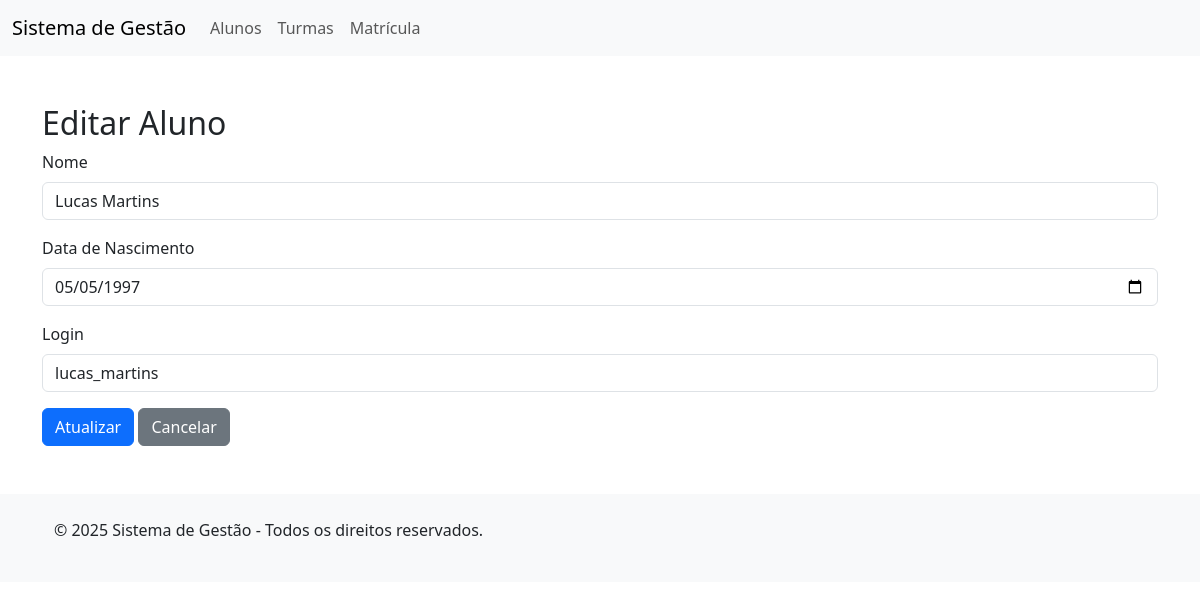
The page /students/edit?id=5 on the database its author committed.
### tables this page shows
CREATE TABLE students (
    id INT PRIMARY KEY AUTO_INCREMENT,
    name VARCHAR(100) NOT NULL,
    birth_date DATE NOT NULL,
    user_login VARCHAR(30) NOT NULL,
    created_at TIMESTAMP DEFAULT CURRENT_TIMESTAMP,
    updated_at TIMESTAMP DEFAULT CURRENT_TIMESTAMP ON UPDATE CURRENT_TIMESTAMP
);

### index.php (called while the page is built, shortened)
<?php
$url = isset($_GET['url']) ? $_GET['url'] : '';
$url = trim($url, '/');
handleRoute($url);

### app/config/Database.php (called while the page is built, shortened)
<?php
class Database
{
    private $connection;
    private function connect()
    {
        $host = 'localhost';
        $dbname = 'alura_fiap';
        $user = 'root';
        $password = '';
        try {
            $dsn = "mysql:host=$host;dbname=$dbname;charset=utf8mb4";
            $options = [
                PDO::ATTR_ERRMODE => PDO::ERRMODE_EXCEPTION,
                PDO::ATTR_DEFAULT_FETCH_MODE => PDO::FETCH_ASSOC,
                PDO::ATTR_EMULATE_PREPARES => false,
            ];
            $this->connection = new PDO($dsn, $user, $password, $options);
        } catch (PDOException $e) {
            error_log("Database connection error: " . $e->getMessage());
            throw new Exception("Database connection failed.");
        }
    }
    public function getConnection()
    {
        return $this->connection;
    }
}
?>

### app/models/Student.php (called while the page is built, shortened)
<?php
require_once(__DIR__ . '/../config/Database.php');
class Student
{
    private $db;
    public function __construct()
    {
        $conn = new Database();
        $this->db = $conn->getConnection();
    }
    public function getById($id)
    {
        try {
            $sql = "SELECT id, name, birth_date, user_login FROM students WHERE id = :id";
            $stmt = $this->db->prepare($sql);
            $stmt->bindValue(':id', $id, PDO::PARAM_INT);
            $stmt->execute();
            return $stmt->fetch(PDO::FETCH_ASSOC);
        } catch (Exception $e) {
            error_log("Erro ao buscar aluno por ID: " . $e->getMessage());
            return null;
        }
    }
}

### app/views/students/create_edit.php (the view, shortened to what this page needs)
<?php
include_once('./app/views/includes/header.php');
$isEditing = isset($student);
?>
<div class="container mt-5">
    <h2><?= $isEditing ? "Editar Aluno" : "Cadastrar Aluno"; ?></h2>
    <form method="POST" action="<?= isset($student) ? "update" : "store"; ?>">
        <div class="mb-3">
            <label for="name" class="form-label">Nome</label>
            <input type="text" class="form-control" id="name" name="name"
                value="<?= $isEditing ? htmlspecialchars($student['name']) : ''; ?>"
                minlength="3" required>
        </div>
        <div class="mb-3">
            <label for="birth_date" class="form-label">Data de Nascimento</label>
            <input type="date" class="form-control" id="birth_date" name="birth_date"
                value="<?= $isEditing ? $student['birth_date'] : ''; ?>" required>
        </div>
        <div class="mb-3">
            <label for="user_login" class="form-label">Login</label>
            <input type="text" class="form-control" id="user_login" name="user_login"
                value="<?= $isEditing ? htmlspecialchars($student['user_login']) : ''; ?>" required>
        </div>
        <button type="submit" class="btn btn-primary"><?= $isEditing ? "Atualizar" : "Cadastrar"; ?></button>
        <a href="/gestao_cursos_alunos/students" class="btn btn-secondary">Cancelar</a>
    </form>
</div>
<?php
include('./app/views/includes/footer.php');
?>

### rows shown on the page
students: name "Lucas Martins", birth_date "05/05/1997", user_login "lucas_martins"
